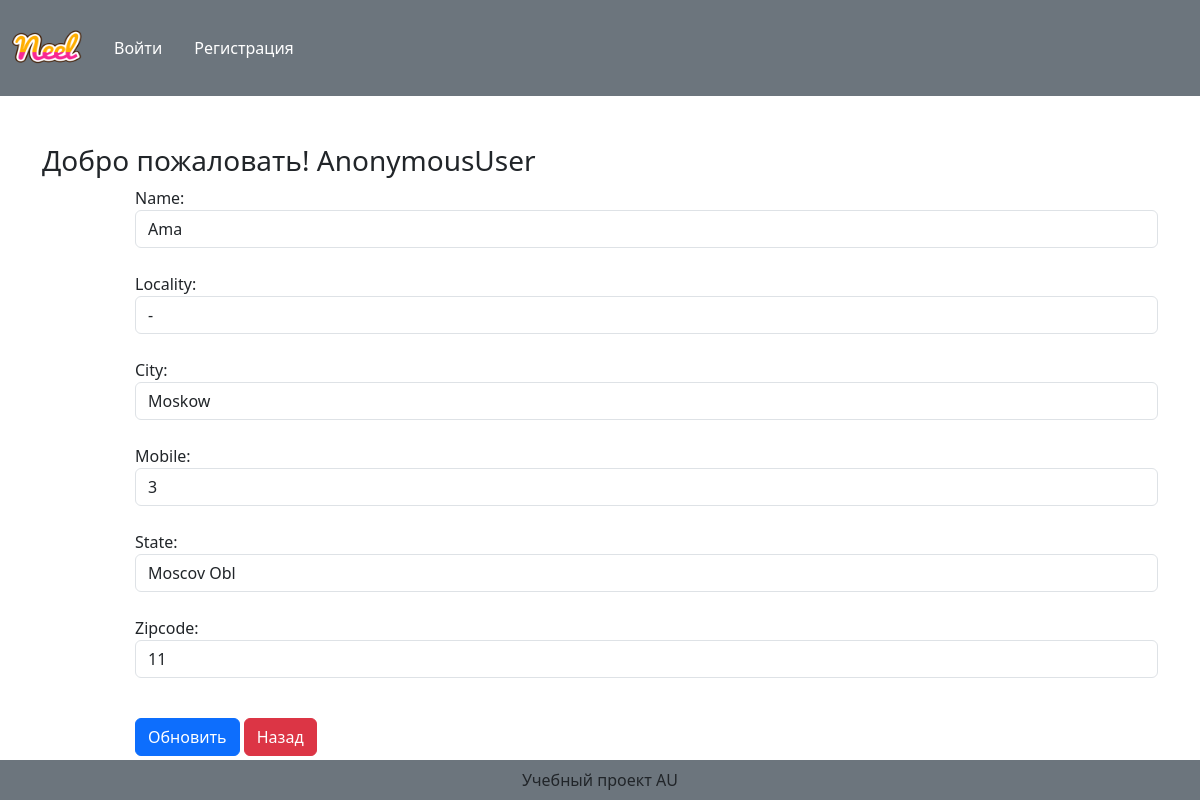
Screenshot of /updateaddress/4 with the database file from the repository.
### myapp/models.py (models this page shows, shortened)
class Customer(models.Model):
    user     = models.ForeignKey(User, on_delete=models.CASCADE)
    name     = models.CharField(max_length=200)
    locality = models.CharField(max_length=200)
    city     = models.CharField(max_length=50)
    mobile   = models.IntegerField(default=0)
    zipcode  = models.IntegerField()
    state    = models.CharField(choices=STATE_CHOICES, max_length=100)

### myapp/views.py (the view, shortened to what this page needs)
# urls.py: path("updateaddress/<int:pk>", views.UpdateAddress.as_view(), name='updateaddress'),
class UpdateAddress(View):
    def get(self, request, pk):
        add = Customer.objects.get(pk=pk)
        form = CustomerProfileForm(instance=add)
        return render(request, 'myapp/updateaddress.html',locals())

### myapp/forms.py
class CustomerProfileForm(forms.ModelForm):
    class Meta:
        model = Customer
        fields = ['name', 'locality', 'city','mobile', 'state', 'zipcode']
        widgets = {
            'name'    :forms.TextInput  (attrs={'class':'form-control'}),
            'locality':forms.TextInput  (attrs={'class':'form-control'}),
            'city'    :forms.TextInput  (attrs={'class':'form-control'}),
            'mobile'  :forms.NumberInput(attrs={'class':'form-control'}),
            'zipcode' :forms.NumberInput(attrs={'class':'form-control'}),
            'state'   :forms.Select     (attrs={'class':'form-control'}),
        }

### myapp/templates/myapp/updateaddress.html (shortened to what this page needs)
{% extends 'myapp/base.html' %}
{% load static %}
{% block main-content %}
<div class="container my-5">
    <div class="row">
            <h3>Добро пожаловать! <span class="text=capitalize">{{request.user}}</span></h3>
    </div>
    <div class="col-cm-8 offset-sm-1">
        <form action="" method="post">
            {% for fm in form %}
                {{fm.label_tag}} {{fm}} <small class="text-danger">{{fm.errors|striptags}}</small><br>
            {% endfor %}
            <div class="col-12 mt-3">
                <button type="submit" class = "btn btn-primary">Обновить</button>
                <a href = "{% url 'address' %}" type='button' class='btn btn-danger'>Назад</a>
            </div>
        </form>
    </div>
</div>
{% endblock main-content %}

### rows the page displays
Customer: form "Ama" "-" "Moskow" "3" "Moscov Obl" "11"

### other values shown
{{ request.user }} "AnonymousUser"
{{ fm.label_tag }} "Name:" "Locality:" "City:" "Mobile:" "State:" "Zipcode:"
